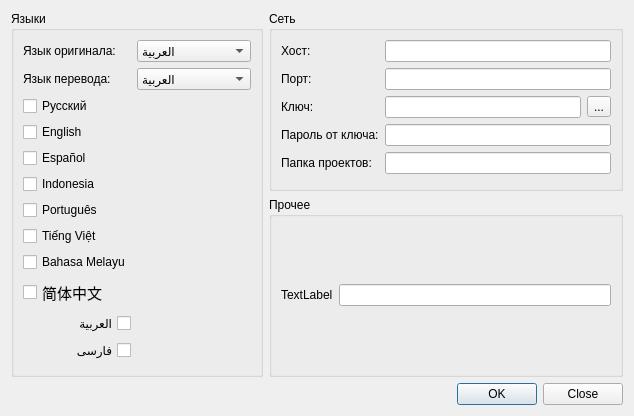
<?xml version="1.0" encoding="UTF-8"?>
<ui version="4.0">
 <class>SettingsDialog</class>
 <widget class="QDialog" name="SettingsDialog">
  <property name="geometry">
   <rect>
    <x>0</x>
    <y>0</y>
    <width>634</width>
    <height>416</height>
   </rect>
  </property>
  <property name="windowTitle">
   <string>Настройки</string>
  </property>
  <layout class="QGridLayout" name="gridLayout_3">
   <item row="8" column="1">
    <widget class="QDialogButtonBox" name="buttonBox">
     <property name="orientation">
      <enum>Qt::Horizontal</enum>
     </property>
     <property name="standardButtons">
      <set>QDialogButtonBox::Close|QDialogButtonBox::Ok</set>
     </property>
    </widget>
   </item>
   <item row="0" column="1">
    <widget class="QGroupBox" name="groupBox">
     <property name="title">
      <string>Сеть</string>
     </property>
     <layout class="QGridLayout" name="gridLayout_2">
      <item row="5" column="1" colspan="2">
       <widget class="QLineEdit" name="lineEdit_4">
        <property name="inputMask">
         <string/>
        </property>
        <property name="echoMode">
         <enum>QLineEdit::Password</enum>
        </property>
       </widget>
      </item>
      <item row="5" column="0">
       <widget class="QLabel" name="label_4">
        <property name="text">
         <string>Пароль от ключа:</string>
        </property>
       </widget>
      </item>
      <item row="3" column="1" colspan="2">
       <widget class="QLineEdit" name="lineEdit_2">
        <property name="inputMethodHints">
         <set>Qt::ImhDigitsOnly</set>
        </property>
        <property name="echoMode">
         <enum>QLineEdit::Normal</enum>
        </property>
       </widget>
      </item>
      <item row="1" column="1" colspan="2">
       <widget class="QLineEdit" name="lineEdit">
        <property name="inputMethodHints">
         <set>Qt::ImhUrlCharactersOnly</set>
        </property>
       </widget>
      </item>
      <item row="4" column="0">
       <widget class="QLabel" name="label_3">
        <property name="text">
         <string>Ключ:</string>
        </property>
       </widget>
      </item>
      <item row="4" column="2">
       <widget class="QToolButton" name="toolButton">
        <property name="text">
         <string>...</string>
        </property>
       </widget>
      </item>
      <item row="3" column="0">
       <widget class="QLabel" name="label_2">
        <property name="text">
         <string>Порт:</string>
        </property>
       </widget>
      </item>
      <item row="1" column="0">
       <widget class="QLabel" name="label">
        <property name="text">
         <string>Хост:</string>
        </property>
       </widget>
      </item>
      <item row="4" column="1">
       <widget class="QLineEdit" name="lineEdit_3"/>
      </item>
      <item row="6" column="0">
       <widget class="QLabel" name="label_6">
        <property name="text">
         <string>Папка проектов:</string>
        </property>
       </widget>
      </item>
      <item row="6" column="1" colspan="2">
       <widget class="QLineEdit" name="lineEdit_5">
        <property name="whatsThis">
         <string>&lt;html&gt;&lt;head/&gt;&lt;body&gt;&lt;p&gt;Абсолютный путь к директории проектов, например: /home/&lt;span style=&quot; font-weight:600;&quot;&gt;&amp;lt;имя_пользователя&amp;gt;&lt;/span&gt;/www40/&lt;/p&gt;&lt;/body&gt;&lt;/html&gt;</string>
        </property>
       </widget>
      </item>
     </layout>
    </widget>
   </item>
   <item row="0" column="0" rowspan="2">
    <widget class="QGroupBox" name="languageBox">
     <property name="title">
      <string>Языки</string>
     </property>
     <layout class="QGridLayout" name="gridLayout">
      <item row="2" column="0">
       <widget class="QLabel" name="label_5">
        <property name="text">
         <string>Язык перевода:</string>
        </property>
       </widget>
      </item>
      <item row="12" column="0">
       <widget class="QCheckBox" name="checkBox_7">
        <property name="layoutDirection">
         <enum>Qt::RightToLeft</enum>
        </property>
        <property name="text">
         <string>العربية</string>
        </property>
       </widget>
      </item>
      <item row="5" column="0">
       <widget class="QCheckBox" name="checkBox">
        <property name="text">
         <string>Español</string>
        </property>
       </widget>
      </item>
      <item row="6" column="0">
       <widget class="QCheckBox" name="checkBox_2">
        <property name="text">
         <string>Indonesia</string>
        </property>
       </widget>
      </item>
      <item row="9" column="0">
       <widget class="QCheckBox" name="checkBox_5">
        <property name="text">
         <string>Bahasa Melayu</string>
        </property>
       </widget>
      </item>
      <item row="1" column="0">
       <widget class="QLabel" name="originalLangLabel">
        <property name="text">
         <string>Язык оригинала:</string>
        </property>
       </widget>
      </item>
      <item row="4" column="0">
       <widget class="QCheckBox" name="espanolCheckBox">
        <property name="text">
         <string>English</string>
        </property>
       </widget>
      </item>
      <item row="3" column="0">
       <widget class="QCheckBox" name="englishCheckBox">
        <property name="text">
         <string>Русский</string>
        </property>
       </widget>
      </item>
      <item row="8" column="0">
       <widget class="QCheckBox" name="checkBox_4">
        <property name="text">
         <string>Tiếng Việt</string>
        </property>
       </widget>
      </item>
      <item row="10" column="0">
       <widget class="QCheckBox" name="checkBox_6">
        <property name="font">
         <font>
          <pointsize>11</pointsize>
         </font>
        </property>
        <property name="text">
         <string>简体中文</string>
        </property>
       </widget>
      </item>
      <item row="7" column="0">
       <widget class="QCheckBox" name="checkBox_3">
        <property name="text">
         <string>Português</string>
        </property>
       </widget>
      </item>
      <item row="1" column="1">
       <widget class="QComboBox" name="originalLangComboBox">
        <property name="currentIndex">
         <number>0</number>
        </property>
        <item>
         <property name="text">
          <string>العربية</string>
         </property>
        </item>
        <item>
         <property name="text">
          <string>简体中文</string>
         </property>
        </item>
        <item>
         <property name="text">
          <string>English</string>
         </property>
        </item>
        <item>
         <property name="text">
          <string>Español</string>
         </property>
        </item>
        <item>
         <property name="text">
          <string>فارسی</string>
         </property>
        </item>
        <item>
         <property name="text">
          <string>Indonesia</string>
         </property>
        </item>
        <item>
         <property name="text">
          <string>Português</string>
         </property>
        </item>
        <item>
         <property name="text">
          <string>Tiếng Việt</string>
         </property>
        </item>
        <item>
         <property name="text">
          <string>Bahasa Melayu</string>
         </property>
        </item>
        <item>
         <property name="text">
          <string>Русский</string>
         </property>
        </item>
       </widget>
      </item>
      <item row="2" column="1">
       <widget class="QComboBox" name="comboBox">
        <item>
         <property name="text">
          <string>العربية</string>
         </property>
        </item>
        <item>
         <property name="text">
          <string>简体中文</string>
         </property>
        </item>
        <item>
         <property name="text">
          <string>English</string>
         </property>
        </item>
        <item>
         <property name="text">
          <string>Español</string>
         </property>
        </item>
        <item>
         <property name="text">
          <string>فارسی</string>
         </property>
        </item>
        <item>
         <property name="text">
          <string>Indonesia</string>
         </property>
        </item>
        <item>
         <property name="text">
          <string>Português</string>
         </property>
        </item>
        <item>
         <property name="text">
          <string>Tiếng Việt</string>
         </property>
        </item>
        <item>
         <property name="text">
          <string>Bahasa Melayu</string>
         </property>
        </item>
        <item>
         <property name="text">
          <string>Русский</string>
         </property>
        </item>
       </widget>
      </item>
      <item row="13" column="0">
       <widget class="QCheckBox" name="checkBox_8">
        <property name="layoutDirection">
         <enum>Qt::RightToLeft</enum>
        </property>
        <property name="text">
         <string>فارسی</string>
        </property>
       </widget>
      </item>
     </layout>
    </widget>
   </item>
   <item row="1" column="1">
    <widget class="QGroupBox" name="groupBox_2">
     <property name="title">
      <string>Прочее</string>
     </property>
     <layout class="QGridLayout" name="gridLayout_4">
      <item row="0" column="0">
       <widget class="QLabel" name="label_7">
        <property name="text">
         <string>TextLabel</string>
        </property>
       </widget>
      </item>
      <item row="0" column="1">
       <widget class="QLineEdit" name="lineEdit_6"/>
      </item>
     </layout>
    </widget>
   </item>
  </layout>
 </widget>
 <resources/>
 <connections>
  <connection>
   <sender>buttonBox</sender>
   <signal>accepted()</signal>
   <receiver>SettingsDialog</receiver>
   <slot>accept()</slot>
   <hints>
    <hint type="sourcelabel">
     <x>248</x>
     <y>254</y>
    </hint>
    <hint type="destinationlabel">
     <x>157</x>
     <y>274</y>
    </hint>
   </hints>
  </connection>
  <connection>
   <sender>buttonBox</sender>
   <signal>rejected()</signal>
   <receiver>SettingsDialog</receiver>
   <slot>reject()</slot>
   <hints>
    <hint type="sourcelabel">
     <x>316</x>
     <y>260</y>
    </hint>
    <hint type="destinationlabel">
     <x>286</x>
     <y>274</y>
    </hint>
   </hints>
  </connection>
 </connections>
</ui>
